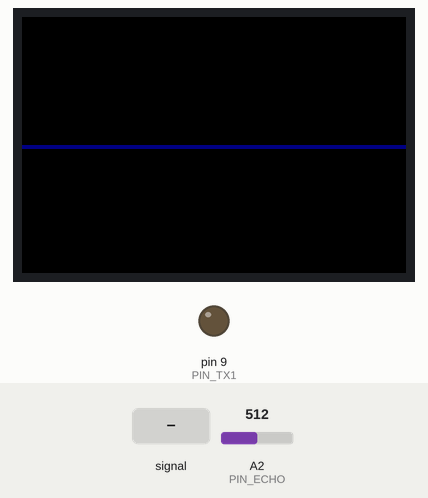
Recording of a sketch running on a simulated Arduino Leonardo, built with avr-gcc and run on an emulated ATmega32U4. On the bench: 96×64 colour display, output pins drawn as LEDs (lit = HIGH). Inputs (shaded band) come from the test bench; at power-on: A2 (PIN_ECHO) = 512. Pins used as bus, display or sensor lines are not drawn.

Above: at 1.38 s.
1.4 s: A2 (PIN_ECHO) fed a 200 Hz sine of ±81 counts around its level
At 1.81 s:
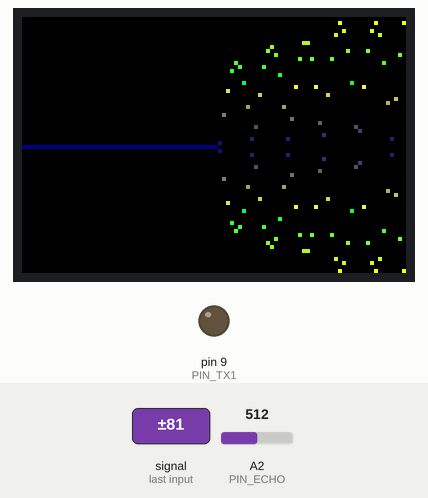
2.9 s: A2 (PIN_ECHO) set to 716
At 3.54 s:
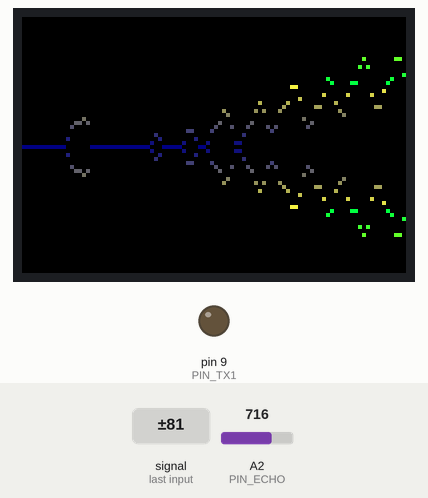
4.6 s: A2 (PIN_ECHO) fed a 1000 Hz sine of ±255 counts around its level
At 5.69 s:
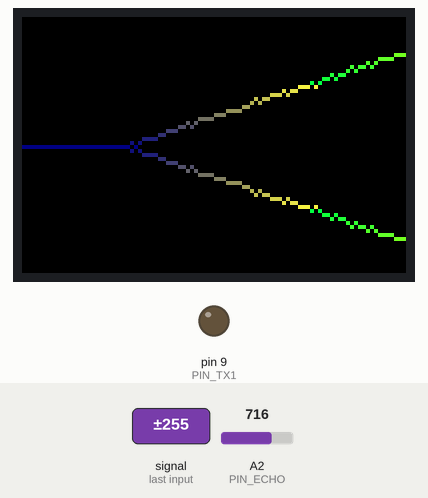
6.3 s: A2 (PIN_ECHO) set to 900
At 6.98 s:
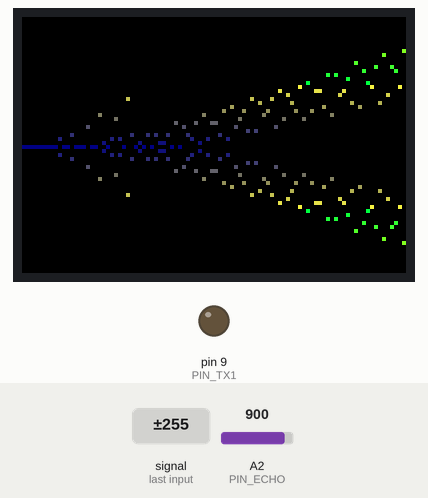

The sketch:

PulseEcho.ino
```cpp
#define RANGE_SIZE 96
#define RANGE_STEP 5
#define BUFFER_SIZE 480

#define LINEAR_AMP  4.0f

// You can use any (4 or) 5 pins
#define sclk 15
#define mosi 16
#define rst  5
#define dc   6
#define cs   7


// Color definitions
#define BLACK           0x0000
#define BLUE            0x001F
#define RED             0xF800
#define GREEN           0x07E0
#define CYAN            0x07FF
#define MAGENTA         0xF81F
#define YELLOW          0xFFE0
#define WHITE           0xFFFF

#define GREY            0x7AEF

#include <Adafruit_GFX.h>
#include <Adafruit_SSD1331.h>
#include <SPI.h>

// Option 1: use any pins but a little slower
//Adafruit_SSD1331 display = Adafruit_SSD1331(cs, dc, mosi, sclk, rst);
// Option 2: must use the hardware SPI pins
Adafruit_SSD1331 display = Adafruit_SSD1331(cs, dc, rst);


#define PIN_TX1 9
#define PIN_TX2 10

#define PIN_TRIG A3
#define PIN_ECHO A2

#define ADC_TIME_104  ADCSRA=(ADCSRA&0xF80)|0x07
#define ADC_TIME_52   ADCSRA=(ADCSRA&0xF80)|0x06
#define ADC_TIME_26   ADCSRA=(ADCSRA&0xF80)|0x05
#define ADC_TIME_13   ADCSRA=(ADCSRA&0xF80)|0x04

void timer_init() {
  // setup timer4
  TCCR4B = (0<<CS43) | (0<<CS42) | (0<<CS41) | (1<<CS40);  // Freq(PLL) / 1
  TCCR4E = (1<<ENHC4);
  TCCR4D = (0<<WGM41) | (1<<WGM40); //set it to phase and frequency correct mode
  // TCCR4A = (1<<PWM4B) | (0<<COM4B1) | (1<<COM4B0); // pin 9, 10 set to !OC9B, OC9B
  TIFR4 = (0<<OCF4D) | (0<<OCF4A) | (0<<OCF4B) | (1<<TOV4); // interrupt on overflow
  TIMSK4 |= (1<<TOIE4); // enable interrupt
}

volatile byte timer_loops = 0;

void timer_start(int freq, byte loops) {
  OCR4C = freq; // timer max
  OCR4B = freq; // 50% duty cycle (huh? whatever.)
  timer_loops = loops; // 8 loops
  TCNT4 = 0; // clear counter
  TCCR4A = (1<<PWM4B) | (0<<COM4B1) | (1<<COM4B0); // pin 9, 10 set to !OC9B, OC9B
  TCCR4B = (0<<CS43) | (0<<CS42) | (1<<CS41) | (0<<CS40);  // Freq(PLL) / 1
}

inline void timer_stop() {
  TCCR4B = (0<<CS43) | (0<<CS42) | (0<<CS41) | (0<<CS40);  // clock stopped
  TCCR4A = (1<<PWM4B) | (0<<COM4B1) | (0<<COM4B0); // outputs back to normal
}

// when timer4 overflows
ISR(TIMER4_OVF_vect) {
  if(--timer_loops == 0) timer_stop();
}


void ping() {
  // turn on power to the noisy MAX232A
  digitalWrite(PIN_TRIG,LOW);
  // wait for it to warm up
  delay(5);
  // send pulses out at 40khz
  timer_start(612,12);
  // wait for it to be over
  delayMicroseconds(300);
  timer_stop();
  // show how many were left?
  // Serial.println(timer_loops);
  // pull both low again
  digitalWrite(PIN_TX1,LOW); digitalWrite(PIN_TX2,LOW);
  // shutdown HV again
  digitalWrite(PIN_TRIG,HIGH);
  // all done
}


int buffer_index;
int buffer_remain;
int buffer_samples[BUFFER_SIZE];

float range_samples[RANGE_SIZE];


void sample() {
  // set the sampling speed
  // ADC_TIME_26;
  ADC_TIME_52;
  // reset the buffer index
  buffer_index = 0;
  buffer_remain = BUFFER_SIZE;
  // start sampling as fast as we can
  while(buffer_remain-- > 0) {
   buffer_samples[ buffer_index++] = analogRead(PIN_ECHO);
  }
  // done
}

int sample_average() {
  long r = 0;
  for(int i=0; i<BUFFER_SIZE; i++) {
    r += buffer_samples[i];
  }
  return r / BUFFER_SIZE;
}

void buffer_graph(int w, int h, int vmin, int vrange, char vbar, char hbar, char corner, char dot) {
  // iterate through each line
  int last_i = 1024;
  for(int y=h; y>0; ) {
    y--;
    int next_i = (long)y * (long)vrange / (long)h;
    // vertical bar to start
    Serial.print(vbar);
    // for each x position
    int last_j = 0;
    for(int x=0; x<w; ) {
      x++; // increment first
      // where should we be up to in the buffer?
      int next_j = (long)x * (long)BUFFER_SIZE / (long)w;
      // count how occupied we are
      int occ = 0;
      // go through the X range
      for(int j=last_j; j<next_j; j++) {
        int v = buffer_samples[j] - vmin;
        // is this sample on this line?
        if( (v<last_i) && (v>=next_i) ) occ++;
      }
      // if we had occupancy, draw the dot
      Serial.print(occ==0 ? ' ' : dot);
      last_j = next_j;
    }
    // end line
    Serial.println();
    last_i = next_i;
  }
  // last line
  Serial.print(corner);
  // for each x position
  for(int x=0; x<w; x++) Serial.print(hbar);
  Serial.println();
}

void range_graph(int w, int h, float vmin, float vmax, char vbar, char hbar, char corner, char dot) {
  // iterate through each line
  float last_i = vmax;
  float vrange = vmax - vmin;
  for(int y=h; y>0; ) {
    y--;
    float next_i = vmin + (float)y * vrange / (float)h;
    // vertical bar to start
    Serial.print(vbar);
    // for each x position
    int last_j = 0;
    for(int x=0; x<w; ) {
      x++; // increment first
      // where should we be up to in the buffer?
      int next_j = (long)x * (long)RANGE_SIZE / (long)w;
      // count how occupied we are
      int occ = 0;
      // go through the X range
      for(int j=last_j; j<next_j; j++) {
        float v = range_samples[j] - vmin;
        // is this sample on this line?
        // if( (v<last_i) && (v>=next_i) ) occ++;
        if( v >= next_i ) occ++;
      }
      // if we had occupancy, draw the dot
      Serial.print(occ==0 ? ' ' : dot);
      last_j = next_j;
    }
    // end line
    Serial.println();
    last_i = next_i;
  }
  // last line
  Serial.print(corner);
  // for each x position
  for(int x=0; x<w; x++) Serial.print(hbar);
  Serial.println();
}

int drawn_y[96];

void sonar_graph(int w, int h, float vmin, float vmax) {
  // display.fillScreen(BLACK);
  int h2 = h / 2;
  float vstep = (vmax - vmin) / (float)h2;
  // for each x position
  int last_j = 0;
  for(int x=0; x<w; x++) {
    // where should we be up to in the buffer?
    int next_j = (long)(x+1) * (long)RANGE_SIZE / (long)w;
    // go through the X range, find the maximum
    float v = 0;
    for(int j=last_j; j<next_j; j++) {
      float s = range_samples[j] - vmin;
      v = max(v, s );
    }
    // vertical proportion
    int y = (v - vmin) / vstep;
    // y = h - y;
    if(y>=h2) { y = h2-1; }
    if(y<0) { y = 0; }

    // remove old pixels before drawing new ones
    int py = (int)drawn_y[x];
    display.drawPixel(x,32 + py, BLACK);
    display.drawPixel(x,32 - py, BLACK);
    // turn pixel height into yellow/blueness
    unsigned int iy = (32 - y);
    unsigned int color = ( (y<<12) &RED) | ( (min(y<<2,63)<<5) &GREEN) | ( (iy>>1) &BLUE);
    display.drawPixel(x,32 + y, color);
    display.drawPixel(x,32 - y, color);
    drawn_y[x] = (byte)y;

    last_j = next_j;
  }
}

void redraw_sonar_graph(int w, int h) {
  // display.fillScreen(BLACK);
  int h2 = h / 2;
  // for each x position
  for(int x=0; x<w; x++) {
    // redraw old pixels
    int y = (int)drawn_y[x];
    // turn pixel height into yellow/blueness
    unsigned int iy = (32 - y);
    unsigned int color = ( (y<<12) &RED) | ( (min(y<<2,63)<<5) &GREEN) | ( (iy>>1) &BLUE);
    display.drawPixel(x,32 + y, color);
    display.drawPixel(x,32 - y, color);
  }
}

void draw_ping_circle(int counter, unsigned int color) {
  display.drawCircle(0, 32, 8 + counter * 16, color);
}

void setup() {
  // pull TRIG/HVOFF high
  pinMode(PIN_TRIG,OUTPUT); digitalWrite(PIN_TRIG,LOW);
  // ECHO pin input
  pinMode(PIN_ECHO,INPUT);
  // give the module power?
  // digitalWrite(A1,LOW); pinMode(A1,OUTPUT);
  // make sure the TX lines start low
  digitalWrite(PIN_TX1,LOW); pinMode(PIN_TX1,OUTPUT);
  digitalWrite(PIN_TX2,LOW); pinMode(PIN_TX2,OUTPUT);
  // start the screen
  SPI.setClockDivider(SPI_CLOCK_DIV2);
  display.begin();
  display.fillScreen(BLACK);
  // wait a moment for everything to stabilize
  delayMicroseconds(1000);
  timer_init();
  for(int i = 0; i<RANGE_SIZE; i++) range_samples[i] = 0;
}

int control_loop = 0;
float vmin,vmax;

void loop() {
  int i,j,k;
  float v;
  // send a ping
  ping();
  // sample the reply
  sample();
  // get the average
  int sa = sample_average();
  // draw the buffer graph around the average
  // buffer_graph(128,32, sa - 128, 256, '|', '-', '+', '#');
  // Serial.print("avg "); Serial.print(sa); Serial.print(" ");
  // turn sample power into range increments
  k = 0;
  for(i = 0; i<RANGE_SIZE; i++) {
    v = range_samples[i];
    // Serial.print(v); Serial.print(',');
    for(j = 0; j<RANGE_STEP; j++) {
      int d = buffer_samples[k++] - sa;
      v += abs(d);
    }
    range_samples[i] = v;
  }
  // Serial.println();
  // erase last circle
  draw_ping_circle(control_loop, BLACK);
  // dump stats?
  if(++control_loop == 8) {
    // find extents
    for(i = 0; i<RANGE_SIZE; i++) {
      v = range_samples[i];
      v = v * (1.0 + (float)i/(float)RANGE_SIZE * LINEAR_AMP);
      if(i==0) {
        // first
        vmin = v; vmax = v;
      } else {
        // stats
        vmin = min(vmin,v); vmax = max(vmax,v);
      }
      range_samples[i] = v;
    }
    // widen range?
    vmax = max(vmax, vmin + 4.0f);
    // Serial.print("vmin "); Serial.print(vmin); Serial.print("vmax "); Serial.print(vmax); Serial.println();
    // range_graph(128,16, 0.0f, 2000.0f, '|', '-', '+', '#');
    // range_graph(128,16, vmin,vmax, '|', '-', '+', '#');
    sonar_graph(96,64, vmin,vmax);
    control_loop = 0;
    // clear the samples
    for(i = 0; i<RANGE_SIZE; i++) range_samples[i] = 0.0f;
    // delay(100);
  } else {
    // draw the expanding circle
    // delay(10);
    //draw_ping_circle(control_loop, (RED>>2)&RED );
    draw_ping_circle(control_loop, GREY);
    redraw_sonar_graph(96,64);
  }
}
```
